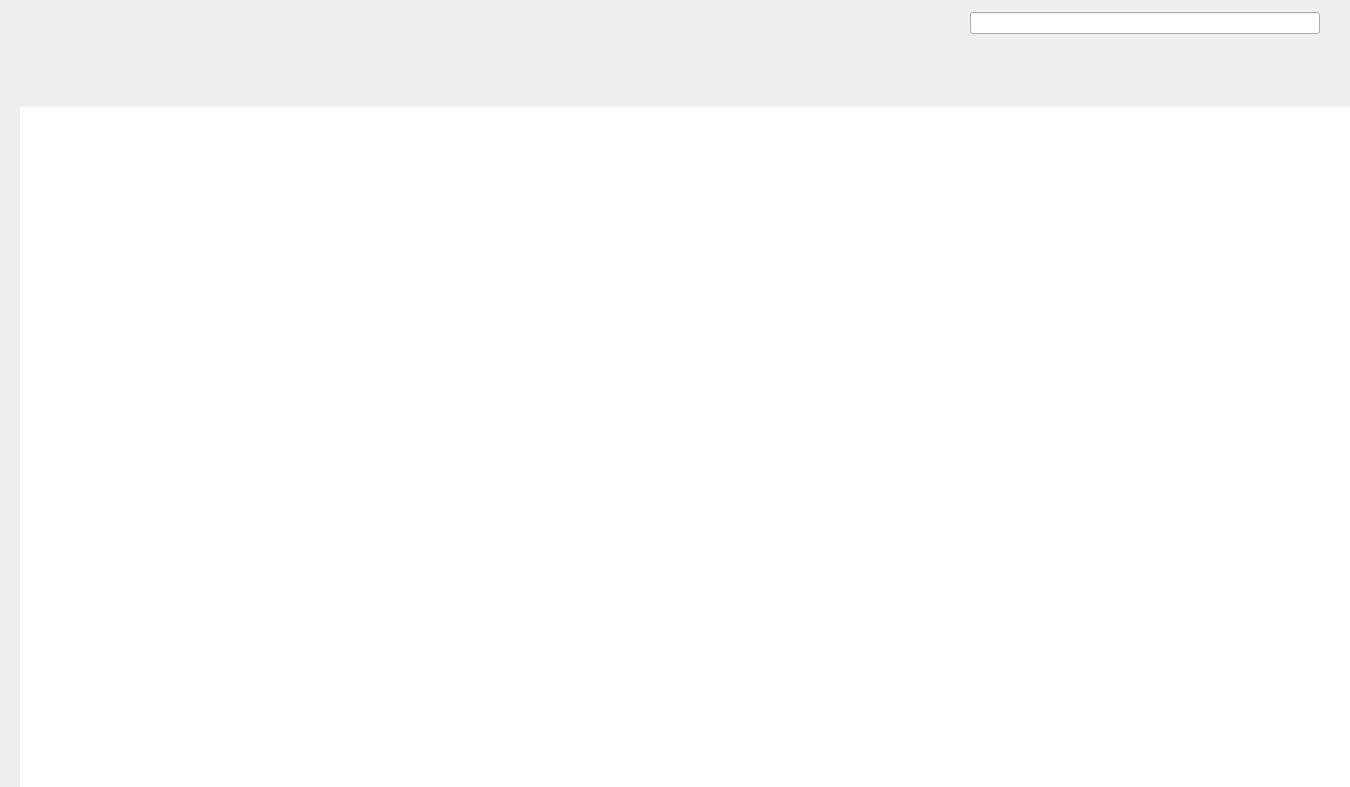
<?xml version="1.0" encoding="UTF-8"?>
<ui version="4.0">
 <class>HomePageWidget</class>
 <widget class="QWidget" name="HomePageWidget">
  <property name="geometry">
   <rect>
    <x>0</x>
    <y>0</y>
    <width>1350</width>
    <height>787</height>
   </rect>
  </property>
  <property name="windowTitle">
   <string>Form</string>
  </property>
  <layout class="QVBoxLayout" name="verticalLayout">
   <property name="spacing">
    <number>0</number>
   </property>
   <property name="leftMargin">
    <number>0</number>
   </property>
   <property name="topMargin">
    <number>0</number>
   </property>
   <property name="rightMargin">
    <number>0</number>
   </property>
   <property name="bottomMargin">
    <number>0</number>
   </property>
   <item>
    <widget class="QWidget" name="selectSearchBox" native="true">
     <property name="maximumSize">
      <size>
       <width>16777215</width>
       <height>107</height>
      </size>
     </property>
     <property name="styleSheet">
      <string notr="true"/>
     </property>
     <layout class="QHBoxLayout" name="horizontalLayout">
      <property name="spacing">
       <number>0</number>
      </property>
      <property name="leftMargin">
       <number>0</number>
      </property>
      <property name="topMargin">
       <number>0</number>
      </property>
      <property name="rightMargin">
       <number>30</number>
      </property>
      <property name="bottomMargin">
       <number>0</number>
      </property>
      <item>
       <widget class="QWidget" name="selectBox" native="true">
        <property name="styleSheet">
         <string notr="true">QPushButton
{
	font-family: 微软雅⿊; /*设置字体家族*/
	font-size: 16px; /*字体⼤⼩*/
	border : none; /*去除按钮边框*/
	border-radius : 13px; /*设置圆⻆效果*/
	/*background:write;*/
}</string>
        </property>
        <layout class="QVBoxLayout" name="verticalLayout_2">
         <property name="spacing">
          <number>0</number>
         </property>
         <property name="leftMargin">
          <number>0</number>
         </property>
         <property name="topMargin">
          <number>0</number>
         </property>
         <property name="rightMargin">
          <number>0</number>
         </property>
         <property name="bottomMargin">
          <number>0</number>
         </property>
         <item>
          <widget class="QWidget" name="classifys" native="true">
           <property name="maximumSize">
            <size>
             <width>16777215</width>
             <height>16777215</height>
            </size>
           </property>
           <property name="styleSheet">
            <string notr="true">QPushButton
{
font-weight : bold; /*字体加粗*/
}</string>
           </property>
           <layout class="QHBoxLayout" name="horizontalLayout_2">
            <property name="spacing">
             <number>0</number>
            </property>
            <property name="leftMargin">
             <number>0</number>
            </property>
            <property name="topMargin">
             <number>0</number>
            </property>
            <property name="rightMargin">
             <number>0</number>
            </property>
            <property name="bottomMargin">
             <number>0</number>
            </property>
            <item>
             <layout class="QHBoxLayout" name="classifysLayout"/>
            </item>
            <item>
             <spacer name="horizontalSpacer">
              <property name="orientation">
               <enum>Qt::Orientation::Horizontal</enum>
              </property>
              <property name="sizeHint" stdset="0">
               <size>
                <width>965</width>
                <height>20</height>
               </size>
              </property>
             </spacer>
            </item>
           </layout>
          </widget>
         </item>
         <item>
          <widget class="QWidget" name="labels" native="true">
           <property name="maximumSize">
            <size>
             <width>16777215</width>
             <height>16777215</height>
            </size>
           </property>
           <property name="styleSheet">
            <string notr="true"/>
           </property>
           <layout class="QHBoxLayout" name="horizontalLayout_4">
            <property name="spacing">
             <number>0</number>
            </property>
            <property name="leftMargin">
             <number>0</number>
            </property>
            <property name="topMargin">
             <number>0</number>
            </property>
            <property name="rightMargin">
             <number>0</number>
            </property>
            <property name="bottomMargin">
             <number>0</number>
            </property>
            <item>
             <layout class="QHBoxLayout" name="labelsLayout"/>
            </item>
            <item>
             <spacer name="horizontalSpacer_2">
              <property name="orientation">
               <enum>Qt::Orientation::Horizontal</enum>
              </property>
              <property name="sizeHint" stdset="0">
               <size>
                <width>965</width>
                <height>20</height>
               </size>
              </property>
             </spacer>
            </item>
           </layout>
          </widget>
         </item>
        </layout>
       </widget>
      </item>
      <item>
       <widget class="QWidget" name="searchBox" native="true">
        <property name="minimumSize">
         <size>
          <width>350</width>
          <height>0</height>
         </size>
        </property>
        <property name="maximumSize">
         <size>
          <width>350</width>
          <height>16777215</height>
         </size>
        </property>
        <property name="styleSheet">
         <string notr="true"/>
        </property>
        <layout class="QVBoxLayout" name="verticalLayout_3">
         <property name="spacing">
          <number>0</number>
         </property>
         <property name="leftMargin">
          <number>0</number>
         </property>
         <property name="topMargin">
          <number>12</number>
         </property>
         <property name="rightMargin">
          <number>0</number>
         </property>
         <property name="bottomMargin">
          <number>0</number>
         </property>
         <item>
          <widget class="searchlineedit" name="search">
           <property name="styleSheet">
            <string notr="true"/>
           </property>
          </widget>
         </item>
         <item>
          <spacer name="verticalSpacer">
           <property name="orientation">
            <enum>Qt::Orientation::Vertical</enum>
           </property>
           <property name="sizeHint" stdset="0">
            <size>
             <width>20</width>
             <height>69</height>
            </size>
           </property>
          </spacer>
         </item>
        </layout>
       </widget>
      </item>
     </layout>
    </widget>
   </item>
   <item>
    <widget class="QWidget" name="videoBox" native="true">
     <property name="styleSheet">
      <string notr="true"/>
     </property>
     <layout class="QVBoxLayout" name="verticalLayout_4">
      <property name="spacing">
       <number>0</number>
      </property>
      <property name="leftMargin">
       <number>20</number>
      </property>
      <property name="topMargin">
       <number>0</number>
      </property>
      <property name="rightMargin">
       <number>0</number>
      </property>
      <property name="bottomMargin">
       <number>0</number>
      </property>
      <item>
       <widget class="QScrollArea" name="videoScroll">
        <property name="styleSheet">
         <string notr="true">#videoScroll{
border : none;
}

QScrollBar:vertical{ /*垂直滚动条*/
border : none;
background-color : #FFFFFF;
width : 10px;
}

QScrollBar::handle:vertical{ /*设置垂直滚动条⼿柄*/
border : none;
border-radius : 5px;
background-color : #E8E8E8;
min-height: 134px;
}

QScrollBar::up-arrow:vertical, QScrollBar::down-arrow:vertical {
border:none;
width: 0px;
height: 0px;
}</string>
        </property>
        <property name="horizontalScrollBarPolicy">
         <enum>Qt::ScrollBarPolicy::ScrollBarAlwaysOff</enum>
        </property>
        <property name="widgetResizable">
         <bool>true</bool>
        </property>
        <widget class="QWidget" name="scrollAreaWidgetContents">
         <property name="geometry">
          <rect>
           <x>0</x>
           <y>0</y>
           <width>1330</width>
           <height>680</height>
          </rect>
         </property>
         <property name="styleSheet">
          <string notr="true">#scrollAreaWidgetContents{
background-color:#FFFFFF;
}</string>
         </property>
         <layout class="QVBoxLayout" name="verticalLayout_5">
          <property name="spacing">
           <number>20</number>
          </property>
          <property name="leftMargin">
           <number>0</number>
          </property>
          <property name="topMargin">
           <number>0</number>
          </property>
          <property name="rightMargin">
           <number>30</number>
          </property>
          <property name="bottomMargin">
           <number>0</number>
          </property>
          <item>
           <layout class="QGridLayout" name="videoGLayout"/>
          </item>
         </layout>
        </widget>
       </widget>
      </item>
     </layout>
    </widget>
   </item>
  </layout>
 </widget>
 <customwidgets>
  <customwidget>
   <class>searchlineedit</class>
   <extends>QLineEdit</extends>
   <header location="global">searchlineedit.h</header>
  </customwidget>
 </customwidgets>
 <resources/>
 <connections/>
</ui>
